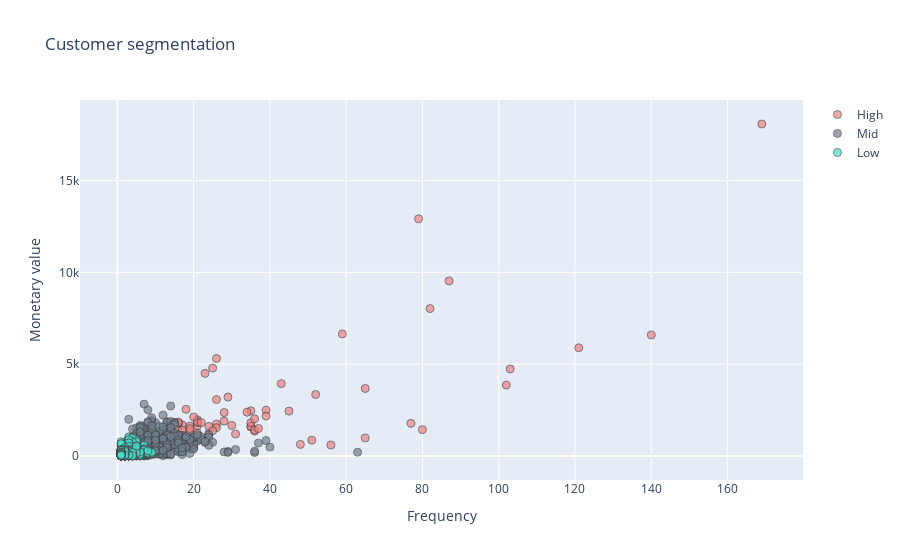

Notebook code cell kept with this figure:
### Markdown cell above
How would all these data look in a graph?

### Code cell
# Monetary value vs Frequency

plot_data = [
        go.Scatter(
        x=invoices_by_user.query("Segment == 'High'")['Frequency'],
        y=invoices_by_user.query("Segment == 'High'")['Monetary'],
        mode='markers',
        name='High',
        marker_size=8,
        marker_line_width=1,
        marker_color='lightcoral',
        marker_opacity=0.7
        ),
        go.Scatter(
        x=invoices_by_user.query("Segment == 'Mid'")['Frequency'],
        y=invoices_by_user.query("Segment == 'Mid'")['Monetary'],
        mode='markers',
        name='Mid',
        marker_size=8,
        marker_line_width=1,
        marker_color='slategray',
        marker_opacity=0.7
        ),
        go.Scatter(
        x=invoices_by_user.query("Segment == 'Low'")['Frequency'],
        y=invoices_by_user.query("Segment == 'Low'")['Monetary'],
        mode='markers',
        name='Low',
        marker_size=8,
        marker_line_width=1,
        marker_color='turquoise',
        marker_opacity=0.7
        )
]

plot_layout = go.Layout(
        yaxis= {'title': "Monetary value"},
        xaxis= {'title': "Frequency"},
        title='Customer segmentation'
    )
fig = go.Figure(data=plot_data, layout=plot_layout)
fig.show()

### Figure 1 — Plotly figure (JSON) as saved in the notebook; plotly's stock layout.template omitted (floating-point values rounded to 4 significant figures; data arrays with more than 128 entries replaced by an {"elided": "..."} marker saying what was removed)
{"data": [{"marker": {"color": "lightcoral", "line": {"width": 1}, "opacity": 0.7, "size": 8}, "mode": "markers", "name": "High", "type": "scatter", "x": [24, 79, 59, 28, 52, 103, 21, 87, 80, 19, 16, 17, 51, 35, 65, 102, 26, 48, 43, 39, 21, 169, 18, 36, 35, 34, 29, 77, 28, 17, 35, 56, 24, 26, 140, 36, 121, 45, 19, 26, 21, 30, 25, 26, 82, 19, 21, 25, 16, 21, 19, 20, 37, 22, 35, 65, 16, 23, 36, 31, 16, 39], "y": [1221.0, 12920.0, 6647.0, 2366.0, 3350.0, 4742.0, 1638.0, 9538.0, 1435.0, 1628.0, 1578.0, 1696.0, 863.4, 2463.0, 3678.0, 3864.0, 5311.0, 632.3, 3940.0, 2496.0, 1246.0, 18080.0, 2544.0, 1353.0, 1590.0, 2384.0, 3209.0, 1778.0, 1901.0, 1404.0, 1618.0, 599.5, 1610.0, 1741.0, 6592.0, 1415.0, 5896.0, 2446.0, 1257.0, 1545.0, 1975.0, 1664.0, 4789.0, 3076.0, 8030.0, 1395.0, 1820.0, 1375.0, 1806.0, 1869.0, 1495.0, 2123.0, 1498.0, 1823.0, 1810.0, 983.9, 1788.0, 4501.0, 2025.0, 1199.0, 1844.0, 2175.0]}, {"marker": {"color": "slategray", "line": {"width": 1}, "opacity": 0.7, "size": 8}, "mode": "markers", "name": "Mid", "type": "scatter", "x": {"elided": "1809 int values"}, "y": {"elided": "1809 float values"}}, {"marker": {"color": "turquoise", "line": {"width": 1}, "opacity": 0.7, "size": 8}, "mode": "markers", "name": "Low", "type": "scatter", "x": {"elided": "2249 int values"}, "y": {"elided": "2249 float values"}}], "layout": {"title": {"text": "Customer segmentation"}, "xaxis": {"title": {"text": "Frequency"}}, "yaxis": {"title": {"text": "Monetary value"}}}}
